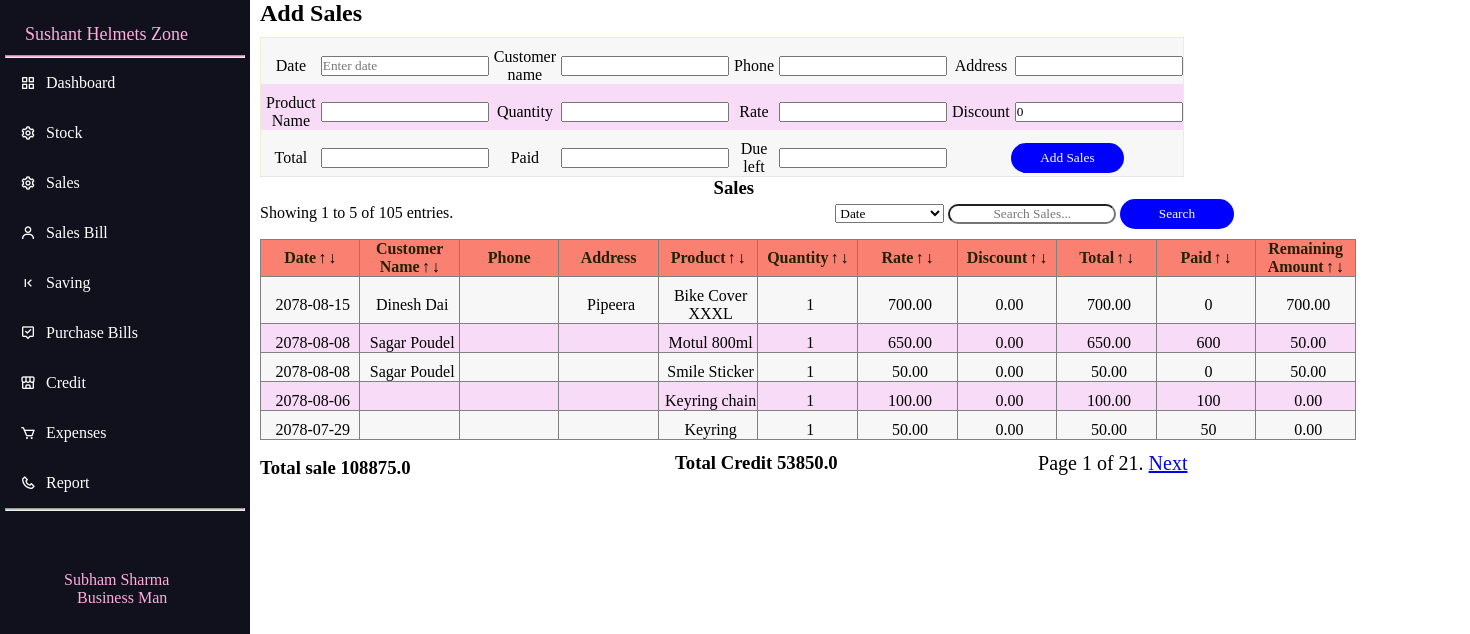
The app's page /sales with its own data.
### home/models.py (models this page shows, shortened)
class Sales(models.Model):
    Date=models.CharField(max_length=100)
    Customer_name=models.CharField(max_length=255)
    Customer_phone=models.CharField(max_length=255)
    Customer_address=models.CharField(max_length=255)
    Product=models.CharField(max_length=255)
    Quantity=models.IntegerField()
    Rate=models.DecimalField(max_digits=100,decimal_places=2)
    Discount=models.DecimalField(max_digits=100,decimal_places=2)
    Total=models.DecimalField(max_digits=100,decimal_places=2)
    Paid=models.IntegerField()
    Due_left=models.DecimalField(max_digits=100,decimal_places=2)
    class Meta:
        ordering=('-Date',)

### home/views.py (the view, shortened to what this page needs)
# urls.py: path('sales',views.sales),
def sales(request):
    count=0
    objec=Sales.objects.all()
    for data in objec:
        count+=1
    p=Paginator(objec,5)
    page=request.GET.get('page')
    data=p.get_page(page)
    start=data.start_index()
    end=data.end_index()
    total_sale=0.0
    for datass in objec:
        total_sale=round(float(datass.Total)+total_sale,2)
    total_credit=0
    for datass in objec:
        total_credit=round(float(datass.Due_left)+total_credit,2)
    stk=Stock.objects.all()
    return render(request,'sales.html',{'data':data,'obj':stk,'totalsale':total_sale,'totalcredit':total_credit,'count':count,'start':start,'end':end})

### templates/sales.html (shortened to what this page needs)
{%load static%}
{%include 'index.html'%}
{%block content%}
<!DOCTYPE html>
<html lang="en">
<head>
    <link rel="stylesheet" href="{%static 'date_picker\css\nepali.datepicker.v3.7.min.css'%}">
</head>
<body>
    <div class="new">
        <form method='POST' action="sales">
            <h2>Add Sales</h2>
            <div class="table">
                <table class="same">
                    <tr>
                        <td>
                            Date
                        </td>
                        <td>
                            <input type="text"  name="date2"required="required" id="date_picker" data-hidden="true" placeholder="Enter date">
                        </td>
                        <td>Customer name</td>
                        <td><input type="text" name="cname"></td>
                        <td>Phone</td>
                        <td><input type="number" name="cphone"></td>
                        <td>Address</td>
                        <td><input type="text" name="caddress"></td>
                    </tr>
                    <tr>
                        <td>
                            Product Name
                        </td>
                        <td>
                            <input list="products" name="product" id="product" required="required">
                        </td>
                        <td>Quantity </td>
                        <td><input type="number" name="quantity" id="quantity" required="required" oninput=ratess()>
                        </td>
                        <td>Rate</td>
                        <td><input type="number" name="rate" id="rate" required="required" oninput="ratess()"></td>
                        <td>Discount</td>
                        <td><input type="number" name="discount" id="discount" value=0 oninput='ratess()'></td>
                    </tr>
                    <tr>
                        <td>
                            Total
                        </td>
                        <td><input type="text" name="total" id="totals" required="required"></td>
                        <td>Paid</td>
                        <td><input type="text" name="paid" id='paids' required="required" oninput="calc()"></td>
                        <td>Due left</td>
                        <td><input type="text" name="dueleft" id="lefts" required="required"></td>
                        <td colspan="2"> <button>Add Sales</button></td>
                    </tr>
                </table>
            </div>
        </form>
    </div>
    {%endblock%}
    <div class="new">
        <h3 class="title">Sales</h3>
        <div class="searchsale">
            <form method='POST' action='searchsale'>
                <span>Showing {{start}} to {{end}} of {{count}} entries.</span>
                <select name="searchtype" class="searchtype">
                    <option>Date</option>
                </select>
                <input class="searchfield" type="text" name="findtext" placeholder="Search Sales..."
                    required="required">
                <button>Search</button>
        </div>
        <table border="1" cellspacing=0>
            <thead>
                <tr>
                    <th>Date<a class="arr" href="datedescendingorder">↑</a><a class="arr"
                            href="dateincreasingorder">↓</a></th>
                    <th>Customer Name<a class="arr" href="cssalesd">↑</a><a class="arr" href="cssalesi">↓</a></th>
                    <th>Phone</th>
                    <th>Address</th>
                    <th>Product<a class="arr" href="productdescenedingordersales">↑</a><a class="arr"
                            href="productincreasingordersales">↓</a></th>
                    <th>Quantity<a class="arr" href="quantitydescenedingordersales">↑</a><a class="arr"
                            href="quantityincreasingordersales">↓</a></th>
                    <th>Rate<a class="arr" href="ratedescenedingordersales">↑</a><a class="arr"
                            href="rateincreasingordersales">↓</a></th>
                    <th>Discount<a class="arr" href="discountdescenedingordersales">↑</a><a class="arr"
                            href="discountincreasingordersales">↓</a></th>
                    <th>Total<a class="arr" href="totaldescenedingordersales">↑</a><a class="arr"
                            href="totalincreasingordersales">↓</a></th>
                    <th>Paid<a class="arr" href="paiddescenedingordersales">↑</a><a class="arr"
                            href="paidincreasingordersales">↓</a></th>
                    <th>Remaining Amount<a class="arr" href="remaindescenedingordersales">↑</a><a class="arr"
                            href="remainincreasingordersales">↓</a></th>
                </tr>
            </thead>
            <tbody>
                {%for obj in data%}
                <tr>
                    <td>{{obj.Date}}</td>
                    <td>{{obj.Customer_name}}</td>
                    <td>{{obj.Customer_phone}}</td>
                    <td>{{obj.Customer_address}}</td>
                    <td>{{obj.Product}}</td>
                    <td>{{obj.Quantity}}</td>
                    <td>{{obj.Rate}}</td>
                    <td>{{obj.Discount}}</td>
                    <td>{{obj.Total}}</td>
                    <td>{{obj.Paid}}</td>
                    <td>{{obj.Due_left}}</td>
                </tr>
                {%endfor%}
            </tbody>
        </table>
    </div>
    <div class="new">
        <div class="allall">
            <h3 class="total">Total sale {{totalsale}}</h3>
            <h3 class="credit">Total Credit {{totalcredit}}</h3>
            <div class="pagination">
                <span class="step-links">
                    <span class="current"> Page {{ data.number }} of {{ data.paginator.num_pages }}. </span>
                    {% if data.has_next %}
                    <a href="?page={{ data.next_page_number }}">Next</a>
                    {% endif %} </span>
            </div>
        </div>
    </div>
</body>
</html>

### templates/sales.html (style rules this page uses)
* { margin: 0; padding: 0; box-sizing: border-box; font-family: cursive; }
.arr { color: black; text-decoration: none; margin-left: 2px; ; }
body { overflow-y: hidden; }
tr { padding-top: 10px; }
td { padding-top: 10px; padding-left: 5px; }
.same { border: 1px solid #0001; background-color: #FFFFE0; padding: .5em 1em; width: 40%; }
button { width: 30px; background-color: #0000FF; height: 0.8cm; width: 3cm; color: #fff; border-radius: 10cm; border: none; }
.title { padding-left: 12cm; }
.searchsale { display: flex; }
.searchfield { border-radius: 14cm; text-align: center; outline: none; }
th { width: 100px; }
table { margin-top: 10px; width: 29cm; border-collapse: collapse; text-align: center; }
th { background-color: salmon; }
thead tr th { color: #220; text-align: center; }
tbody tr:nth-child(even) { background-color: #f8dcf7; }
tbody tr:nth-child(odd) { background-color: #f7f7f7; }
.pagination { padding-top: 0.3cm; padding-left: 5.3cm; font-style: normal; font-size: 20px; }
.total { margin-top: 5px; padding-left: 0%; }
.allall { display: flex; }
.credit { padding-top: 0.3cm; padding-left: 7cm; }
.total { padding-top: 0.3cm; }
.searchtype { margin-left: 10cm; }

### records on screen
Sales: Date "2078-08-15", Customer_name "Dinesh Dai", Customer_address "Pipeera", Product "Bike Cover XXXL", Quantity "1", Rate "700.00", Discount "0.00", Total "700.00", Paid "0", Due_left "700.00"
Sales: Date "2078-08-08", Customer_name "Sagar Poudel", Product "Motul 800ml", Quantity "1", Rate "650.00", Discount "0.00", Total "650.00", Paid "600", Due_left "50.00"
Sales: Date "2078-08-08", Customer_name "Sagar Poudel", Product "Smile Sticker", Quantity "1", Rate "50.00", Discount "0.00", Total "50.00", Paid "0", Due_left "50.00"
Sales: Date "2078-08-06", Product "Keyring chain", Quantity "1", Rate "100.00", Discount "0.00", Total "100.00", Paid "100", Due_left "0.00"
Sales: Date "2078-07-29", Product "Keyring", Quantity "1", Rate "50.00", Discount "0.00", Total "50.00", Paid "50", Due_left "0.00"

### other values on screen
{{ start }} "1"
{{ end }} "5"
{{ count }} "105"
{{ totalsale }} "108875.0"
{{ totalcredit }} "53850.0"
{{ data.number }} "1"
{{ data.paginator.num_pages }} "21"
